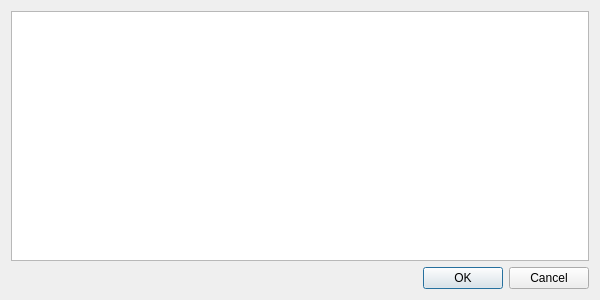
<?xml version="1.0" encoding="UTF-8"?>
<ui version="4.0">
 <class>RefsDialog</class>
 <widget class="QDialog" name="RefsDialog">
  <property name="geometry">
   <rect>
    <x>0</x>
    <y>0</y>
    <width>600</width>
    <height>300</height>
   </rect>
  </property>
  <property name="windowTitle">
   <string>Choose reference actions</string>
  </property>
  <layout class="QGridLayout" name="gridLayout">
   <item row="0" column="0">
    <widget class="QTableWidget" name="table_refs">
     <property name="editTriggers">
      <set>QAbstractItemView::NoEditTriggers</set>
     </property>
     <property name="selectionMode">
      <enum>QAbstractItemView::SingleSelection</enum>
     </property>
    </widget>
   </item>
   <item row="1" column="0">
    <widget class="QDialogButtonBox" name="buttonBox">
     <property name="orientation">
      <enum>Qt::Horizontal</enum>
     </property>
     <property name="standardButtons">
      <set>QDialogButtonBox::Cancel|QDialogButtonBox::Ok</set>
     </property>
    </widget>
   </item>
  </layout>
 </widget>
 <resources/>
 <connections>
  <connection>
   <sender>buttonBox</sender>
   <signal>accepted()</signal>
   <receiver>RefsDialog</receiver>
   <slot>accept()</slot>
   <hints>
    <hint type="sourcelabel">
     <x>248</x>
     <y>254</y>
    </hint>
    <hint type="destinationlabel">
     <x>157</x>
     <y>274</y>
    </hint>
   </hints>
  </connection>
  <connection>
   <sender>buttonBox</sender>
   <signal>rejected()</signal>
   <receiver>RefsDialog</receiver>
   <slot>reject()</slot>
   <hints>
    <hint type="sourcelabel">
     <x>316</x>
     <y>260</y>
    </hint>
    <hint type="destinationlabel">
     <x>286</x>
     <y>274</y>
    </hint>
   </hints>
  </connection>
 </connections>
</ui>
